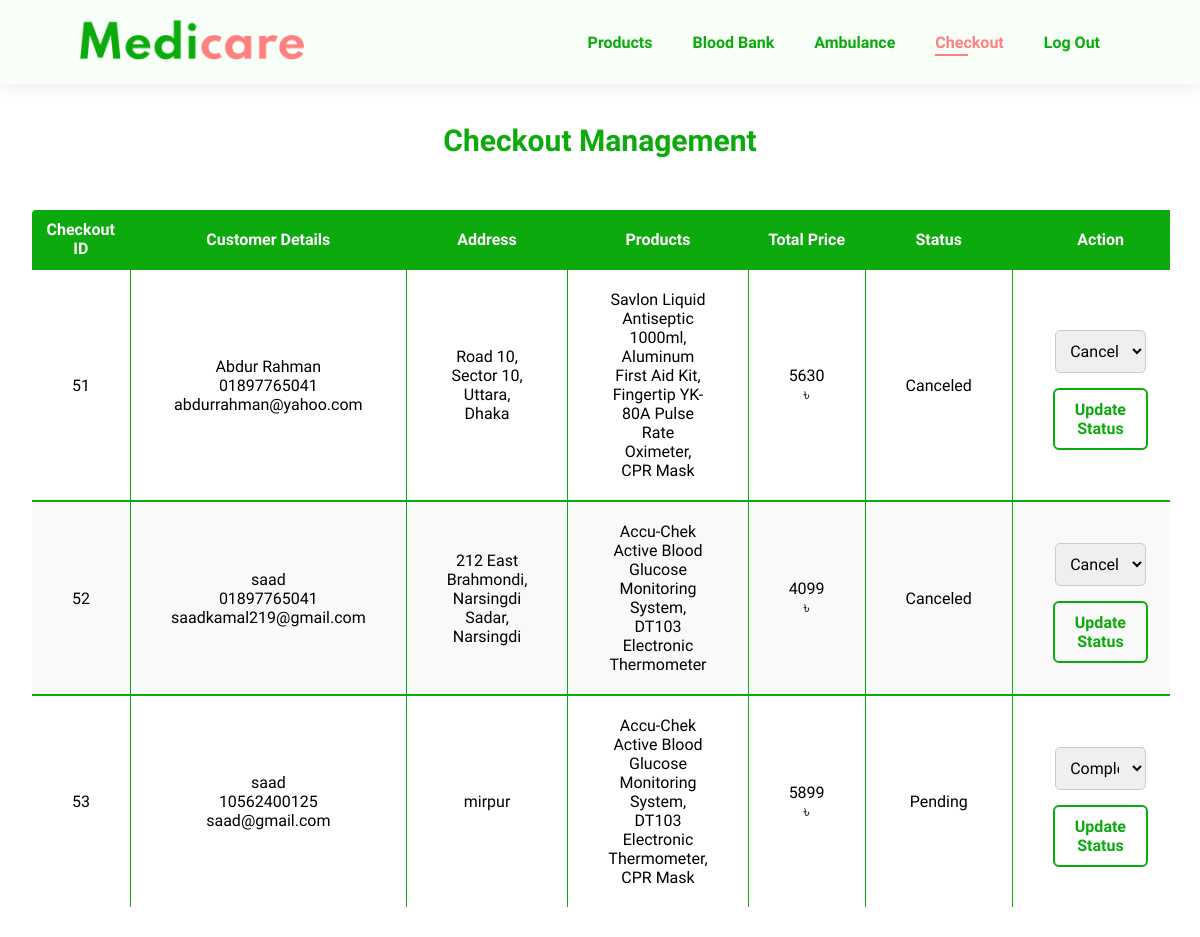
The page /temp2.php on the database as committed earlier.
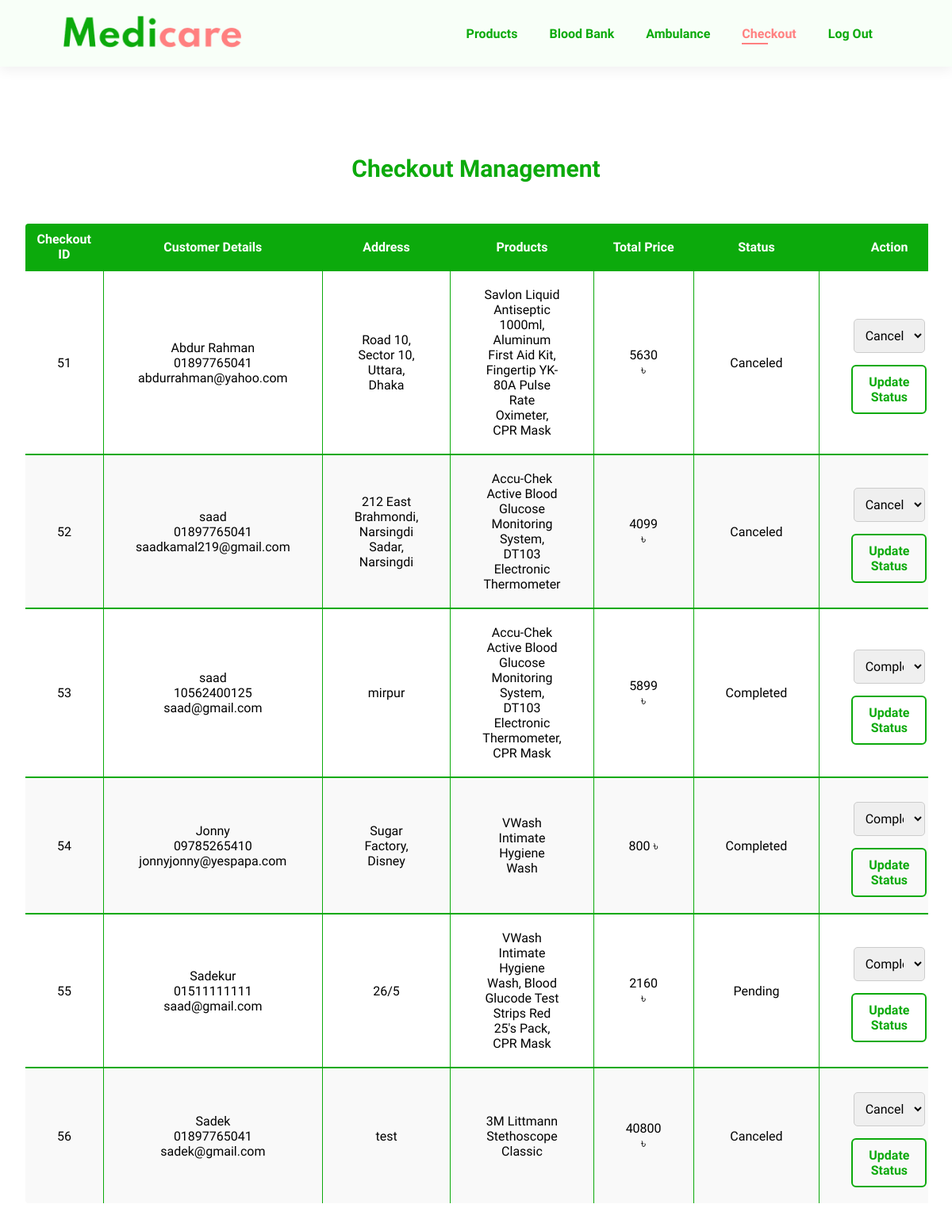
The same page on the database as committed later.
### tables this page shows
CREATE TABLE `checkout` (
  `checkout_id` int(11) NOT NULL,
  `customer_name` varchar(255) NOT NULL,
  `customer_phone` varchar(15) NOT NULL,
  `customer_email` varchar(255) NOT NULL,
  `customer_address` text NOT NULL,
  `product_names` varchar(10000) NOT NULL,
  `total_price` decimal(10,0) NOT NULL,
  `status` varchar(50) DEFAULT 'Pending'
);

### temp2.php (the view, shortened to what this page needs)
<?php
require 'database_connection.php';
try {
    $stmt = $pdo->query("SELECT * FROM checkout");
    $checkouts = $stmt->fetchAll(PDO::FETCH_ASSOC);
} catch (PDOException $e) {
    $message = "Error fetching checkout records: " . $e->getMessage();
}
?>
<!DOCTYPE html>
<html lang="en">
<head>
    <link rel="stylesheet" href="style.css?v=44">
</head>
<body>
    <section id="header">
        <a href="#" id="mobile-version"><img src="img/logo.png" class="logo" alt="medicare-logo"></a>
        <div>
            <ul id="navbar">
                <li><a href="admindashboard.php">Products</a></li>
                <li><a href="manage-bank.php">Blood Bank</a></li>
                <li><a href="manage-ambulance.php">Ambulance</a></li>
                <li><a href="manage-checkout.php" class="active">Checkout</a></li>
                <li><a href="logout.php">Log Out</a></li>
            </ul>
        </div>
    </section>
    <div class="checkout-container">
        <h2>Checkout Management</h2>
        <div class="table-container">
            <table>
                <thead>
                    <tr>
                        <th>Checkout ID</th>
                        <th>Customer Details</th>
                        <th>Address</th>
                        <th>Products</th>
                        <th>Total Price</th>
                        <th>Status</th>
                        <th>Action</th>
                    </tr>
                </thead>
                <tbody>
                    <?php foreach ($checkouts as $checkout): ?>
                        <tr>
                            <td><?= htmlspecialchars($checkout['checkout_id']) ?></td>
                            <td>
                                <?= htmlspecialchars($checkout['customer_name']) ?><br>
                                <?= htmlspecialchars($checkout['customer_phone']) ?><br>
                                <?= htmlspecialchars($checkout['customer_email']) ?>
                            </td>
                            <td><?= htmlspecialchars($checkout['customer_address']) ?></td>
                            <td><?= htmlspecialchars($checkout['product_names']) ?></td>
                            <td><?= htmlspecialchars($checkout['total_price']) ?> ৳</td>
                            <td><?= htmlspecialchars($checkout['status']) ?></td>
                            <td>
                                <form action="manage-checkout.php" method="get">
                                    <select name="update_status" class="status-select">
                                        <option value="Completed" <?= $checkout['status'] == 'Completed' ? 'selected' : '' ?>>Completed</option>
                                        <option value="Canceled" <?= $checkout['status'] == 'Canceled' ? 'selected' : '' ?>>Canceled</option>
                                    </select>
                                    <button type="submit" class="status-button">Update Status</button>
                                </form>
                            </td>
                        </tr>
                    <?php endforeach; ?>
                </tbody>
            </table>
        </div>
    </div>
</body>
</html>

Rows that differ between the two databases and show on the page:
changed checkout "mirpur": status "Pending" → "Completed"
added checkout: checkout_id "54", customer_name "Jonny", customer_phone "09785265410", customer_email "jonnyjonny@yespapa.com", customer_address "Sugar Factory, Disney", product_names "VWash Intimate Hygiene Wash", total_price "800", status "Completed", update_status "Completed"
added checkout: checkout_id "55", customer_name "Sadekur", customer_phone "01511111111", customer_email "saad@gmail.com", customer_address "26/5", product_names "VWash Intimate Hygiene Wash, Blood Glucode Test Strips Red 25's Pack, CPR Mask", total_price "2160", status "Pending"
added checkout: checkout_id "56", customer_name "Sadek", customer_phone "01897765041", customer_email "sadek@gmail.com", customer_address "test", product_names "3M Littmann Stethoscope Classic", total_price "40800", status "Canceled", update_status "Canceled"
